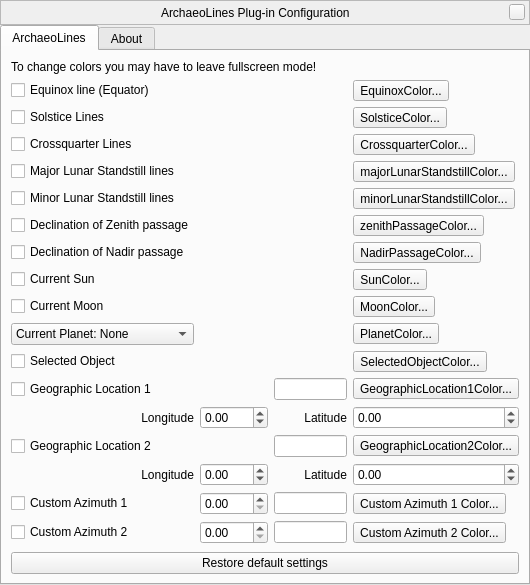
<?xml version="1.0" encoding="UTF-8"?>
<ui version="4.0">
 <class>archaeoLinesDialog</class>
 <widget class="QWidget" name="archaeoLinesDialog">
  <property name="geometry">
   <rect>
    <x>0</x>
    <y>0</y>
    <width>530</width>
    <height>557</height>
   </rect>
  </property>
  <property name="windowTitle">
   <string>ArchaeoLines Configuration</string>
  </property>
  <layout class="QVBoxLayout" name="verticalLayout_2">
   <property name="spacing">
    <number>0</number>
   </property>
   <property name="leftMargin">
    <number>0</number>
   </property>
   <property name="topMargin">
    <number>0</number>
   </property>
   <property name="rightMargin">
    <number>0</number>
   </property>
   <property name="bottomMargin">
    <number>0</number>
   </property>
   <item>
    <widget class="BarFrame" name="TitleBar">
     <property name="sizePolicy">
      <sizepolicy hsizetype="Expanding" vsizetype="Fixed">
       <horstretch>0</horstretch>
       <verstretch>0</verstretch>
      </sizepolicy>
     </property>
     <property name="minimumSize">
      <size>
       <width>530</width>
       <height>25</height>
      </size>
     </property>
     <property name="maximumSize">
      <size>
       <width>16777215</width>
       <height>25</height>
      </size>
     </property>
     <property name="focusPolicy">
      <enum>Qt::NoFocus</enum>
     </property>
     <property name="autoFillBackground">
      <bool>false</bool>
     </property>
     <property name="frameShape">
      <enum>QFrame::StyledPanel</enum>
     </property>
     <layout class="QHBoxLayout">
      <property name="spacing">
       <number>0</number>
      </property>
      <property name="leftMargin">
       <number>0</number>
      </property>
      <property name="topMargin">
       <number>0</number>
      </property>
      <property name="rightMargin">
       <number>4</number>
      </property>
      <property name="bottomMargin">
       <number>0</number>
      </property>
      <item>
       <spacer>
        <property name="orientation">
         <enum>Qt::Horizontal</enum>
        </property>
        <property name="sizeHint" stdset="0">
         <size>
          <width>40</width>
          <height>20</height>
         </size>
        </property>
       </spacer>
      </item>
      <item>
       <widget class="QLabel" name="stelWindowTitle">
        <property name="text">
         <string>ArchaeoLines Plug-in Configuration</string>
        </property>
       </widget>
      </item>
      <item>
       <spacer>
        <property name="orientation">
         <enum>Qt::Horizontal</enum>
        </property>
        <property name="sizeHint" stdset="0">
         <size>
          <width>40</width>
          <height>20</height>
         </size>
        </property>
       </spacer>
      </item>
      <item>
       <widget class="QPushButton" name="closeStelWindow">
        <property name="minimumSize">
         <size>
          <width>16</width>
          <height>16</height>
         </size>
        </property>
        <property name="maximumSize">
         <size>
          <width>16</width>
          <height>16</height>
         </size>
        </property>
        <property name="focusPolicy">
         <enum>Qt::NoFocus</enum>
        </property>
        <property name="text">
         <string/>
        </property>
       </widget>
      </item>
     </layout>
    </widget>
   </item>
   <item>
    <widget class="QTabWidget" name="tabs">
     <property name="currentIndex">
      <number>0</number>
     </property>
     <property name="documentMode">
      <bool>false</bool>
     </property>
     <widget class="QWidget" name="settingsTab">
      <attribute name="title">
       <string>ArchaeoLines</string>
      </attribute>
      <layout class="QVBoxLayout" name="verticalLayout_3">
       <item>
        <widget class="QLabel" name="switchToWindowedModeLabel">
         <property name="text">
          <string>To change colors you may have to leave fullscreen mode!</string>
         </property>
        </widget>
       </item>
       <item>
        <layout class="QGridLayout" name="gridLayout">
         <item row="11" column="0">
          <widget class="QCheckBox" name="geographicLocation1CheckBox">
           <property name="text">
            <string>Geographic Location 1</string>
           </property>
          </widget>
         </item>
         <item row="11" column="3">
          <widget class="QToolButton" name="geographicLocation1ColorToolButton">
           <property name="text">
            <string>GeographicLocation1Color...</string>
           </property>
          </widget>
         </item>
         <item row="11" column="2">
          <widget class="QLineEdit" name="geographicLocation1LineEdit">
           <property name="toolTip">
            <string>Enter a label (location name) for this line</string>
           </property>
          </widget>
         </item>
         <item row="12" column="2">
          <widget class="QLabel" name="geographicLocation1LatitudeLabel">
           <property name="text">
            <string>Latitude</string>
           </property>
           <property name="alignment">
            <set>Qt::AlignRight|Qt::AlignTrailing|Qt::AlignVCenter</set>
           </property>
          </widget>
         </item>
         <item row="12" column="0">
          <widget class="QLabel" name="geographicLocation1LongitudeLabel">
           <property name="text">
            <string>Longitude</string>
           </property>
           <property name="alignment">
            <set>Qt::AlignRight|Qt::AlignTrailing|Qt::AlignVCenter</set>
           </property>
          </widget>
         </item>
         <item row="13" column="0">
          <widget class="QCheckBox" name="geographicLocation2CheckBox">
           <property name="text">
            <string>Geographic Location 2</string>
           </property>
          </widget>
         </item>
         <item row="13" column="3">
          <widget class="QToolButton" name="geographicLocation2ColorToolButton">
           <property name="text">
            <string>GeographicLocation2Color...</string>
           </property>
          </widget>
         </item>
         <item row="12" column="1">
          <widget class="QDoubleSpinBox" name="geographicLocation1LongitudeDoubleSpinBox">
           <property name="minimum">
            <double>-180.000000000000000</double>
           </property>
           <property name="maximum">
            <double>359.990000000000009</double>
           </property>
           <property name="singleStep">
            <double>0.100000000000000</double>
           </property>
          </widget>
         </item>
         <item row="12" column="3">
          <widget class="QDoubleSpinBox" name="geographicLocation1LatitudeDoubleSpinBox">
           <property name="minimum">
            <double>-90.000000000000000</double>
           </property>
           <property name="maximum">
            <double>90.000000000000000</double>
           </property>
           <property name="singleStep">
            <double>0.100000000000000</double>
           </property>
          </widget>
         </item>
         <item row="13" column="2">
          <widget class="QLineEdit" name="geographicLocation2LineEdit">
           <property name="toolTip">
            <string>Enter a label (location name) for this line</string>
           </property>
          </widget>
         </item>
         <item row="2" column="3">
          <widget class="QToolButton" name="crossquarterColorToolButton">
           <property name="toolTip">
            <string>Change color</string>
           </property>
           <property name="text">
            <string notr="true">CrossquarterColor...</string>
           </property>
          </widget>
         </item>
         <item row="10" column="0">
          <widget class="QCheckBox" name="selectedObjectCheckBox">
           <property name="text">
            <string>Selected Object</string>
           </property>
          </widget>
         </item>
         <item row="3" column="3">
          <widget class="QToolButton" name="majorStandstillColorToolButton">
           <property name="text">
            <string notr="true">majorLunarStandstillColor...</string>
           </property>
          </widget>
         </item>
         <item row="4" column="3">
          <widget class="QToolButton" name="minorStandstillColorToolButton">
           <property name="text">
            <string notr="true">minorLunarStandstillColor...</string>
           </property>
          </widget>
         </item>
         <item row="6" column="0">
          <widget class="QCheckBox" name="nadirPassageCheckBox">
           <property name="text">
            <string>Declination of Nadir passage</string>
           </property>
          </widget>
         </item>
         <item row="9" column="0">
          <widget class="QComboBox" name="currentPlanetComboBox">
           <property name="sizePolicy">
            <sizepolicy hsizetype="Preferred" vsizetype="Fixed">
             <horstretch>0</horstretch>
             <verstretch>0</verstretch>
            </sizepolicy>
           </property>
           <property name="minimumSize">
            <size>
             <width>150</width>
             <height>0</height>
            </size>
           </property>
           <property name="currentIndex">
            <number>0</number>
           </property>
           <item>
            <property name="text">
             <string>Current Planet: None</string>
            </property>
           </item>
           <item>
            <property name="text">
             <string>Current Planet: Mercury</string>
            </property>
           </item>
           <item>
            <property name="text">
             <string>Current Planet: Venus</string>
            </property>
           </item>
           <item>
            <property name="text">
             <string>Current Planet: Mars</string>
            </property>
           </item>
           <item>
            <property name="text">
             <string>Current Planet: Jupiter</string>
            </property>
           </item>
           <item>
            <property name="text">
             <string>Current Planet: Saturn</string>
            </property>
           </item>
          </widget>
         </item>
         <item row="4" column="0">
          <widget class="QCheckBox" name="minorStandstillCheckBox">
           <property name="text">
            <string>Minor Lunar Standstill lines</string>
           </property>
          </widget>
         </item>
         <item row="15" column="1">
          <widget class="QDoubleSpinBox" name="customAzimuth1DoubleSpinBox">
           <property name="maximum">
            <double>359.990000000000009</double>
           </property>
          </widget>
         </item>
         <item row="16" column="1">
          <widget class="QDoubleSpinBox" name="customAzimuth2DoubleSpinBox">
           <property name="maximum">
            <double>359.990000000000009</double>
           </property>
          </widget>
         </item>
         <item row="16" column="3">
          <widget class="QToolButton" name="customAzimuth2ColorToolButton">
           <property name="text">
            <string>Custom Azimuth 2 Color...</string>
           </property>
          </widget>
         </item>
         <item row="15" column="0">
          <widget class="QCheckBox" name="customAzimuth1CheckBox">
           <property name="text">
            <string>Custom Azimuth 1</string>
           </property>
          </widget>
         </item>
         <item row="16" column="0">
          <widget class="QCheckBox" name="customAzimuth2CheckBox">
           <property name="text">
            <string>Custom Azimuth 2</string>
           </property>
          </widget>
         </item>
         <item row="15" column="3">
          <widget class="QToolButton" name="customAzimuth1ColorToolButton">
           <property name="text">
            <string>Custom Azimuth 1 Color...</string>
           </property>
          </widget>
         </item>
         <item row="15" column="2">
          <widget class="QLineEdit" name="customAzimuth1LineEdit">
           <property name="toolTip">
            <string>Enter a label for this line</string>
           </property>
          </widget>
         </item>
         <item row="16" column="2">
          <widget class="QLineEdit" name="customAzimuth2LineEdit">
           <property name="toolTip">
            <string>Enter a label for this line</string>
           </property>
          </widget>
         </item>
         <item row="1" column="3">
          <widget class="QToolButton" name="solsticesColorToolButton">
           <property name="text">
            <string notr="true">SolsticeColor...</string>
           </property>
          </widget>
         </item>
         <item row="1" column="0">
          <widget class="QCheckBox" name="solsticesCheckBox">
           <property name="text">
            <string>Solstice Lines</string>
           </property>
          </widget>
         </item>
         <item row="9" column="3">
          <widget class="QToolButton" name="currentPlanetColorToolButton">
           <property name="text">
            <string notr="true">PlanetColor...</string>
           </property>
          </widget>
         </item>
         <item row="6" column="3">
          <widget class="QToolButton" name="nadirPassageColorToolButton">
           <property name="text">
            <string notr="true">NadirPassageColor...</string>
           </property>
          </widget>
         </item>
         <item row="8" column="3">
          <widget class="QToolButton" name="currentMoonColorToolButton">
           <property name="text">
            <string notr="true">MoonColor...</string>
           </property>
          </widget>
         </item>
         <item row="8" column="0">
          <widget class="QCheckBox" name="currentMoonCheckBox">
           <property name="text">
            <string>Current Moon</string>
           </property>
          </widget>
         </item>
         <item row="10" column="3">
          <widget class="QToolButton" name="selectedObjectColorToolButton">
           <property name="text">
            <string notr="true">SelectedObjectColor...</string>
           </property>
          </widget>
         </item>
         <item row="5" column="3">
          <widget class="QToolButton" name="zenithPassageColorToolButton">
           <property name="text">
            <string notr="true">zenithPassageColor...</string>
           </property>
          </widget>
         </item>
         <item row="7" column="3">
          <widget class="QToolButton" name="currentSunColorToolButton">
           <property name="text">
            <string notr="true">SunColor...</string>
           </property>
          </widget>
         </item>
         <item row="5" column="0">
          <widget class="QCheckBox" name="zenithPassageCheckBox">
           <property name="text">
            <string>Declination of Zenith passage</string>
           </property>
          </widget>
         </item>
         <item row="2" column="0">
          <widget class="QCheckBox" name="crossquarterCheckBox">
           <property name="text">
            <string>Crossquarter Lines</string>
           </property>
          </widget>
         </item>
         <item row="3" column="0">
          <widget class="QCheckBox" name="majorStandstillCheckBox">
           <property name="text">
            <string>Major Lunar Standstill lines</string>
           </property>
          </widget>
         </item>
         <item row="0" column="3">
          <widget class="QToolButton" name="equinoxColorToolButton">
           <property name="text">
            <string notr="true">EquinoxColor...</string>
           </property>
          </widget>
         </item>
         <item row="0" column="0">
          <widget class="QCheckBox" name="equinoxCheckBox">
           <property name="text">
            <string>Equinox line (Equator)</string>
           </property>
          </widget>
         </item>
         <item row="7" column="0">
          <widget class="QCheckBox" name="currentSunCheckBox">
           <property name="text">
            <string>Current Sun</string>
           </property>
          </widget>
         </item>
         <item row="14" column="0">
          <widget class="QLabel" name="geographicLocation2LongitudeLabel">
           <property name="text">
            <string>Longitude</string>
           </property>
           <property name="alignment">
            <set>Qt::AlignRight|Qt::AlignTrailing|Qt::AlignVCenter</set>
           </property>
          </widget>
         </item>
         <item row="14" column="2">
          <widget class="QLabel" name="geographicLocation2LatitudeLabel">
           <property name="text">
            <string>Latitude</string>
           </property>
           <property name="alignment">
            <set>Qt::AlignRight|Qt::AlignTrailing|Qt::AlignVCenter</set>
           </property>
          </widget>
         </item>
         <item row="14" column="1">
          <widget class="QDoubleSpinBox" name="geographicLocation2LongitudeDoubleSpinBox">
           <property name="minimum">
            <double>-180.000000000000000</double>
           </property>
           <property name="maximum">
            <double>359.990000000000009</double>
           </property>
           <property name="singleStep">
            <double>0.100000000000000</double>
           </property>
          </widget>
         </item>
         <item row="14" column="3">
          <widget class="QDoubleSpinBox" name="geographicLocation2LatitudeDoubleSpinBox">
           <property name="minimum">
            <double>-90.000000000000000</double>
           </property>
           <property name="maximum">
            <double>90.000000000000000</double>
           </property>
           <property name="singleStep">
            <double>0.100000000000000</double>
           </property>
          </widget>
         </item>
        </layout>
       </item>
       <item>
        <spacer name="verticalSpacer_3">
         <property name="orientation">
          <enum>Qt::Vertical</enum>
         </property>
         <property name="sizeHint" stdset="0">
          <size>
           <width>20</width>
           <height>120</height>
          </size>
         </property>
        </spacer>
       </item>
       <item>
        <layout class="QHBoxLayout" name="horizontalLayout_7">
         <item>
          <widget class="QPushButton" name="restoreDefaultsButton">
           <property name="sizePolicy">
            <sizepolicy hsizetype="Expanding" vsizetype="Fixed">
             <horstretch>0</horstretch>
             <verstretch>0</verstretch>
            </sizepolicy>
           </property>
           <property name="text">
            <string>Restore default settings</string>
           </property>
          </widget>
         </item>
        </layout>
       </item>
      </layout>
     </widget>
     <widget class="QWidget" name="aboutTab">
      <attribute name="title">
       <string comment="tab in plugin windows">About</string>
      </attribute>
      <layout class="QVBoxLayout" name="verticalLayout_11">
       <property name="spacing">
        <number>9</number>
       </property>
       <item>
        <widget class="QTextBrowser" name="aboutTextBrowser">
         <property name="openExternalLinks">
          <bool>true</bool>
         </property>
         <property name="openLinks">
          <bool>true</bool>
         </property>
        </widget>
       </item>
      </layout>
     </widget>
    </widget>
   </item>
  </layout>
 </widget>
 <customwidgets>
  <customwidget>
   <class>BarFrame</class>
   <extends>QFrame</extends>
   <header>Dialog.hpp</header>
   <container>1</container>
  </customwidget>
 </customwidgets>
 <resources/>
 <connections/>
</ui>
